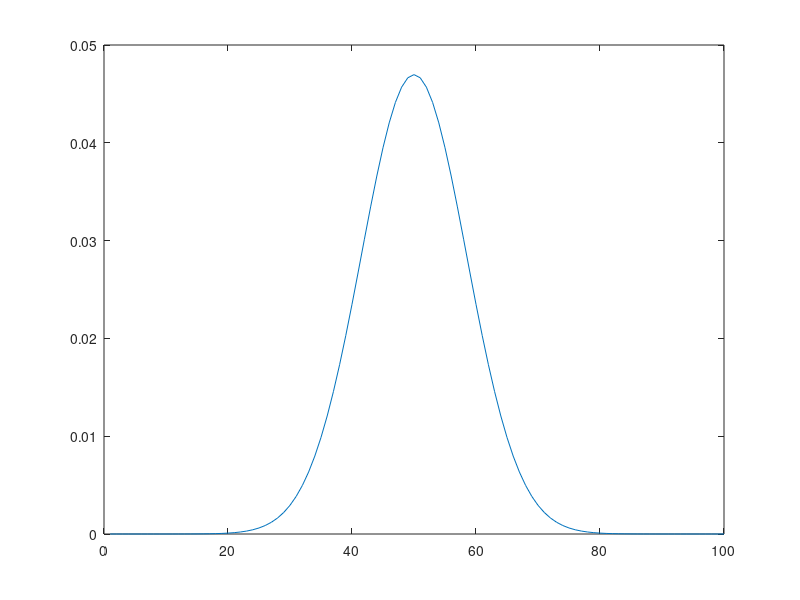

MATLAB code for this plot:

%{
convolve wafer image with gaussian
1. define gaussian image as fxn of fwhm
    - define fwhm
2. determine what to convolve it with
    - the bit that has the shot noise
3. do the convolution
4. plot the blurred image
%}

% defining gaussian as fxn of fwhm
range = 100;
x = linspace(1, range, 100);
fwhm = 20;
sigma = fwhm/(2*sqrt(2*log(2)));
mu = range/2;
gaussian = (1/(sigma*sqrt(2*pi))).*exp(-((x-mu).^2)./(2.*sigma^2));
plot(x, gaussian)

% convolve with some vector
vector = linspace(1, 100, 100);
convolution = conv(vector, gaussian);